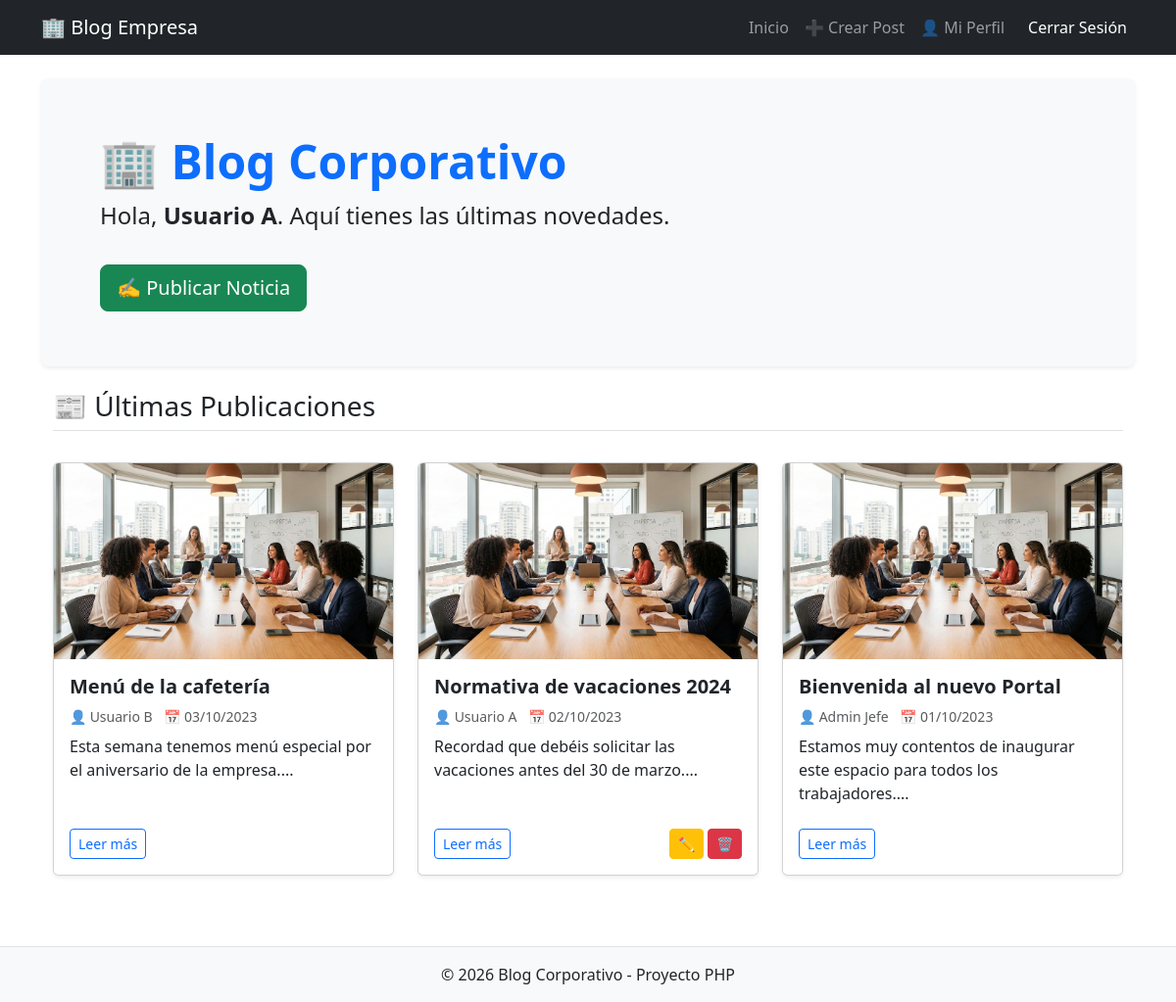
The app's page /index.php (signed in) with its own data.
### tables this page shows
CREATE TABLE posts (
    id INT AUTO_INCREMENT PRIMARY KEY,
    titulo VARCHAR(200) NOT NULL,
    contenido TEXT NOT NULL,
    imagen VARCHAR(255) DEFAULT 'default.png',  
    fecha_publicacion DATETIME DEFAULT CURRENT_TIMESTAMP,
    autor_id INT,
    FOREIGN KEY (autor_id) REFERENCES usuarios(id) ON DELETE CASCADE
);

CREATE TABLE usuarios (
    id INT AUTO_INCREMENT PRIMARY KEY,
    nombre VARCHAR(100) NOT NULL,
    email VARCHAR(100) NOT NULL UNIQUE,
    password VARCHAR(255) NOT NULL,
    rol ENUM('admin', 'empleado') DEFAULT 'empleado',
    cargo VARCHAR(100) DEFAULT 'Nuevo empleado',
    avatar VARCHAR(255) DEFAULT 'default.png',  
    fecha_registro DATETIME DEFAULT CURRENT_TIMESTAMP
);

### index.php (the view, shortened to what this page needs)
<?php
include 'includes/header.php';
?>
<div class="p-5 mb-4 bg-light rounded-3 shadow-sm">
    <div class="container-fluid py-2">
        <h1 class="display-5 fw-bold text-primary">🏢 Blog Corporativo</h1>
        <?php if(!isset($_SESSION['usuario_id'])): ?>
            <p class="col-md-8 fs-4">Bienvenido al portal del empleado. Inicia sesión para ver las últimas noticias, normativas y eventos de la empresa.</p>
            <a href="login.php" class="btn btn-primary btn-lg mt-3">🔐 Iniciar Sesión</a>
            <a href="registro.php" class="btn btn-outline-secondary btn-lg mt-3 ms-2">Crear cuenta</a>
        <?php else: ?>
            <p class="col-md-8 fs-4">Hola, <strong><?php echo htmlspecialchars($_SESSION['nombre']); ?></strong>. Aquí tienes las últimas novedades.</p>
            <a href="crear_post.php" class="btn btn-success btn-lg mt-3">✍️ Publicar Noticia</a>
        <?php endif; ?>
    </div>
</div>
<?php if(isset($_SESSION['usuario_id'])): ?>
    <div class="container">
        <div class="row">
            <div class="col-12 mb-4">
                <h3 class="border-bottom pb-2">📰 Últimas Publicaciones</h3>
            </div>
            <?php
            $sql = "SELECT posts.*, usuarios.nombre AS autor_nombre, usuarios.avatar AS autor_avatar
                    FROM posts
                    LEFT JOIN usuarios ON posts.autor_id = usuarios.id
                    ORDER BY posts.fecha_publicacion DESC";
            $posts = mysqli_query($conn, $sql);
            if (mysqli_num_rows($posts) > 0):
                while($post = mysqli_fetch_assoc($posts)):
            ?>
                <div class="col-md-6 col-lg-4 mb-4">
                    <div class="card h-100 shadow-sm hover-shadow transition">
                        <?php
    $ruta_imagen = 'assets/img/posts/default.png';
?>
<img src="<?php echo $ruta_imagen; ?>" class="card-img-top" alt="Imagen del post" style="height: 200px; object-fit: cover;">
                        <div class="card-body">
                            <h5 class="card-title fw-bold">
                                <a href="post.php?id=<?php echo $post['id']; ?>" class="text-decoration-none text-dark">
                                    <?php echo htmlspecialchars($post['titulo']); ?>
                                </a>
                            </h5>
                            <p class="card-text text-muted small mb-2">
                                <span class="me-2">👤 <?php echo htmlspecialchars($post['autor_nombre']); ?></span>
                                <span>📅 <?php echo date("d/m/Y", strtotime($post['fecha_publicacion'])); ?></span>
                            </p>
                            <p class="card-text">
                                <?php echo substr(htmlspecialchars($post['contenido']), 0, 100) . '...'; ?>
                            </p>
                        </div>
                        <div class="card-footer bg-white border-top-0 d-flex justify-content-between align-items-center pb-3">
                            <a href="post.php?id=<?php echo $post['id']; ?>" class="btn btn-sm btn-outline-primary">Leer más</a>
                            <?php
                            $es_dueno = ($_SESSION['usuario_id'] == $post['autor_id']);
                            $es_admin = ($_SESSION['rol'] == 'admin');
                            if ($es_dueno || $es_admin):
                            ?>
                                <div>
                                    <a href="editar_post.php?id=<?php echo $post['id']; ?>" class="btn btn-sm btn-warning text-white" title="Editar">
                                        ✏️
                                    </a>
                                    <a href="borrar_post.php?id=<?php echo $post['id']; ?>"
                                       class="btn btn-sm btn-danger"
                                       title="Borrar"
                                       onclick="return confirm('¿Estás seguro de que quieres borrar este post? No se puede deshacer.');">
                                        🗑️
                                    </a>
                                </div>
                            <?php endif; ?>
                        </div>
                    </div>
                </div>
                <?php
                endwhile;
            endif; ?>
        </div>
    </div>
<?php endif;  ?>
<?php include 'includes/footer.php'; ?>

### records on screen
posts: titulo "Menú de la cafetería", autor.nombre "Usuario B", fecha_publicacion "03/10/2023", contenido "Esta semana tenemos menú especial por el aniversario de la empresa."
posts: titulo "Normativa de vacaciones 2024", autor.nombre "Usuario A", fecha_publicacion "02/10/2023", contenido "Recordad que debéis solicitar las vacaciones antes del 30 de marzo."
posts: titulo "Bienvenida al nuevo Portal", autor.nombre "Admin Jefe", fecha_publicacion "01/10/2023", contenido "Estamos muy contentos de inaugurar este espacio para todos los trabajadores."

### other values on screen
$_SESSION['nombre'] "Usuario A"
